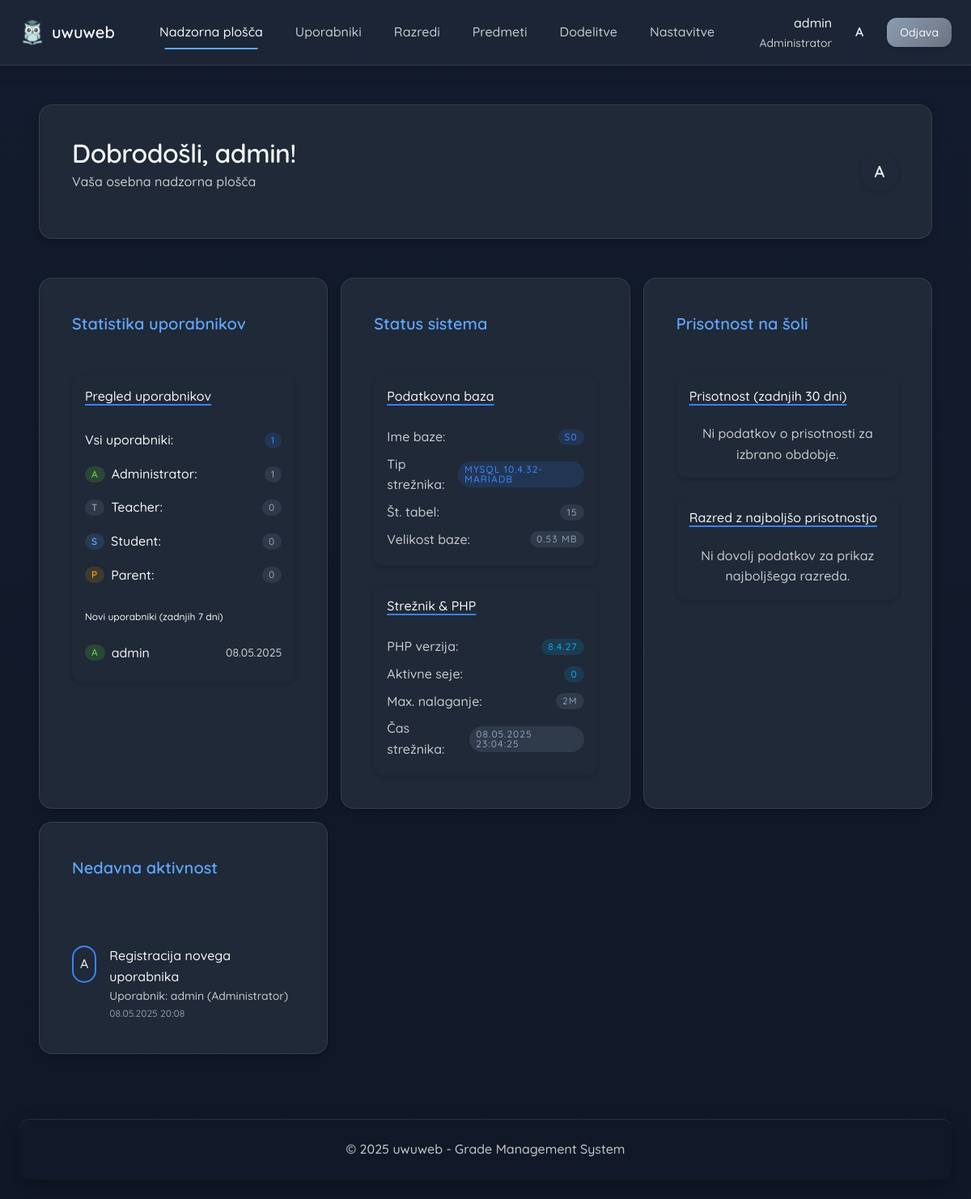
/dashboard.php (signed in), run on the app's committed database.
### tables this page shows
CREATE TABLE roles
(
    role_id INT AUTO_INCREMENT PRIMARY KEY,
    name VARCHAR(50) NOT NULL
);

CREATE TABLE users
(
    user_id   INT AUTO_INCREMENT PRIMARY KEY,
    username  VARCHAR(50)  NOT NULL UNIQUE,
    pass_hash VARCHAR(255) NOT NULL,
    role_id   INT          NOT NULL,
    created_at TIMESTAMP DEFAULT CURRENT_TIMESTAMP,
    FOREIGN KEY (role_id) REFERENCES roles (role_id)
);

### admin/admin_functions.php (the view, shortened to what the rows shown need)
<?php
require_once __DIR__ . '/../includes/auth.php';
require_once __DIR__ . '/../includes/functions.php';
function renderAdminUserStatsWidget(): string
{
    try {
        $db = getDBConnection();
        $roleQuery = "SELECT r.role_id, r.name, COUNT(u.user_id) as count
                     FROM roles r
                     LEFT JOIN users u ON r.role_id = u.role_id
                     GROUP BY r.role_id, r.name
                     ORDER BY r.role_id";
        $roleStmt = $db->query($roleQuery);
        $roleStats = $roleStmt->fetchAll(PDO::FETCH_ASSOC);
        $recentQuery = "SELECT u.user_id, u.username, u.created_at, r.name as role_name
                       FROM users u
                       JOIN roles r ON u.role_id = r.role_id
                       WHERE u.created_at > DATE_SUB(NOW(), INTERVAL 7 DAY)
                       ORDER BY u.created_at DESC
                       LIMIT 5";
        $recentStmt = $db->query($recentQuery);
        $recentUsers = $recentStmt->fetchAll(PDO::FETCH_ASSOC);
        $totalUsers = array_sum(array_column($roleStats, 'count'));
        $output = '<div class="d-flex flex-column h-full">';
        $output .= '<div class="rounded p-0 shadow-sm flex-grow-1 d-flex flex-column">';
        $output .= '<h5 class="m-0 mt-md ml-md mb-sm card-subtitle font-medium border-bottom">Pregled uporabnikov</h5>';
        $output .= '<div class="p-md flex-grow-1" style="overflow-y: auto;">';
        $output .= '<div class="mb-lg">';
        $output .= '<div class="d-flex justify-between items-center py-sm border-bottom">';
        $output .= '<span class="font-medium">Vsi uporabniki:</span>';
        $output .= '<span class="badge badge-primary">' . $totalUsers . '</span>';
        $output .= '</div>';
        foreach ($roleStats as $role) {
            $roleName = strtolower($role['name']);
            $roleClass = match ($roleName) {
                'teacher' => 'role-teacher',
                'student' => 'role-student',
                'parent' => 'role-parent',
                default => 'role-admin',
            };
            $output .= '<div class="d-flex justify-between items-center py-sm border-bottom">';
            $output .= '<div class="d-flex items-center">';
            $output .= '<span class="role-badge ' . $roleClass . ' mr-sm">' . strtoupper(substr($role['name'], 0, 1)) . '</span>';
            $output .= '<span>' . htmlspecialchars(ucfirst($role['name'])) . ':</span>';
            $output .= '</div>';
            $output .= '<span class="badge badge-secondary">' . $role['count'] . '</span>';
            $output .= '</div>';
        }
        $output .= '</div>';
        if (!empty($recentUsers)) {
            $output .= '<div class="mt-lg">';
            $output .= '<h6 class="font-medium mb-md">Novi uporabniki (zadnjih 7 dni)</h6>';
            foreach ($recentUsers as $user) {
                $roleName = strtolower($user['role_name']);
                $roleClass = match ($roleName) {
                    'teacher' => 'role-teacher',
                    'student' => 'role-student',
                    'parent' => 'role-parent',
                    default => 'role-admin',
                };
                $output .= '<div class="d-flex justify-between items-center py-sm border-bottom">';
                $output .= '<div class="d-flex items-center">';
                $output .= '<span class="role-badge ' . $roleClass . ' mr-sm">' . strtoupper(substr($user['role_name'], 0, 1)) . '</span>';
                $output .= '<span>' . htmlspecialchars($user['username']) . '</span>';
                $output .= '</div>';
                $output .= '<span class="text-sm text-secondary">' . date('d.m.Y', strtotime($user['created_at'])) . '</span>';
                $output .= '</div>';
            }
            $output .= '</div>';
        } elseif (empty($roleStats)) $output .= '<p class="text-secondary text-center">Ni podatkov o uporabnikih.</p>';
        $output .= '</div>';
        $output .= '</div>';
        $output .= '</div>';
        return $output;
    } catch (Exception $e) {
        error_log("Error in renderAdminUserStatsWidget: " . $e->getMessage());
        return renderPlaceholderWidget('Napaka pri pridobivanju podatkov o uporabnikih.');
    }
}

### dashboard.php (shortened to what the rows shown need)
<?php
require_once 'includes/auth.php';
require_once 'includes/functions.php';
$userRole = getUserRole();
if ($userRole === ROLE_ADMIN) require_once 'admin/admin_functions.php'; elseif ($userRole === ROLE_TEACHER) require_once 'teacher/teacher_functions.php';
elseif ($userRole === ROLE_STUDENT) require_once 'student/student_functions.php';
elseif ($userRole === ROLE_PARENT) require_once 'parent/parent_functions.php';
require_once 'includes/header.php';
$userRole = getUserRole();
$widgets = getWidgetsByRole($userRole);
$userInfo = getUserInfo($_SESSION['user_id']);
?>
<div class="container py-lg">
    <div class="card mb-lg shadow page-transition">
        <div class="d-flex justify-between items-center px-md py-md">
            <div>
                <h1 class="mt-0 mb-xs">
                    Dobrodošli, <?= htmlspecialchars($userInfo['first_name'] ?? $_SESSION['username']) ?>!</h1>
            </div>
        </div>
    </div>
    <div class="dashboard-grid gap-md">
        <?php foreach ($widgets as $key => $widget): ?>
            <div class="card card-entrance shadow">
                <div class="card__title px-md py-md">
                    <?= htmlspecialchars($widget['title']) ?>
                </div>
                <div class="card__content px-md py-md">
                    <?php
                    if (function_exists($widget['function'])) echo call_user_func($widget['function']); else echo '<p class="text-disabled">Vsebina pripomočka ni na voljo</p>';
                    ?>
                </div>
            </div>
        <?php endforeach; ?>
    </div>

### includes/functions.php (shortened to what the rows shown need)
<?php
require_once __DIR__ . '/auth.php';
function getUserInfo(int $userId): ?array
{
    try {
        $db = getDBConnection();
        $db->beginTransaction();
        $query = "SELECT u.user_id, u.username, u.role_id, r.name as role_name
                  FROM users u
                  JOIN roles r ON u.role_id = r.role_id
                  WHERE u.user_id = :user_id";
        $stmt = $db->prepare($query);
        $stmt->bindParam(':user_id', $userId, PDO::PARAM_INT);
        $stmt->execute();
        $user = $stmt->fetch(PDO::FETCH_ASSOC);
        $db->commit();
        return $user;
    } catch (PDOException $e) {
        if (isset($db) && $db->inTransaction()) $db->rollBack();
        error_log("Database error in getUserInfo: " . $e->getMessage());
        return null;
    }
}
function getWidgetsByRole(int $role): array
{
    $widgets = [];
    switch ($role) {
        case 1:
            $widgets[] = [
                'title' => 'Statistika uporabnikov',
                'function' => 'renderAdminUserStatsWidget'
            ];
            $widgets[] = [
                'title' => 'Status sistema',
                'function' => 'renderAdminSystemStatusWidget'
            ];
            $widgets[] = [
                'title' => 'Prisotnost na šoli',
                'function' => 'renderAdminAttendanceWidget'
            ];
            $widgets[] = [
                'title' => 'Nedavna aktivnost',
                'function' => 'renderRecentActivityWidget'
            ];
            break;
    }
    return $widgets;
}
function renderRecentActivityWidget(): string
{
    $roleId = getUserRole();
    try {
        $db = getDBConnection();
        $activities = [];
        $limit = 5;
        switch ($roleId) {
            case 1:
                $query = "SELECT 'user_activity' as type, u.username, r.name as role_name,
                          u.created_at as activity_date, 'Registracija novega uporabnika' as description
                          FROM users u
                          JOIN roles r ON u.role_id = r.role_id
                          ORDER BY u.created_at DESC
                          LIMIT :limit";
                $stmt = $db->prepare($query);
                $stmt->bindParam(':limit', $limit, PDO::PARAM_INT);
                $stmt->execute();
                $activities = $stmt->fetchAll(PDO::FETCH_ASSOC);
                break;
        }
        $html = '</div><ul class="list-unstyled m-0 rounded">';
        foreach ($activities as $activity) {
            $html .= '<li class="d-flex items-start gap-md p-md' . (next($activities) ? ' border-bottom' : '') . '">';
            switch ($roleId) {
                case 1:
                    $iconClass = 'profile-admin';
                    $html .= '<div class="rounded-full p-sm ' . $iconClass . ' text-white">A</div>';
                    $html .= '<div class="flex-grow-1">';
                    $html .= '<span class="font-medium d-block">' . htmlspecialchars($activity['description']) . '</span>';
                    $html .= '<span class="text-sm text-secondary d-block">Uporabnik: ' . htmlspecialchars($activity['username']) .
                        ' (' . htmlspecialchars($activity['role_name']) . ')</span>';
                    $html .= '<span class="text-xs text-disabled d-block">' . date('d.m.Y H:i', strtotime($activity['activity_date'])) . '</span>';
                    $html .= '</div>';
                    break;
            }
            $html .= '</li>';
        }
        $html .= '</ul>';
        return $html;
    } catch (PDOException $e) {
        error_log("Database error in renderRecentActivityWidget: " . $e->getMessage());
        return renderPlaceholderWidget('Napaka pri pridobivanju podatkov o nedavnih aktivnostih.');
    }
}

### data on the page
roles: name "A", name "Administrator", count "1"
roles: name "T", name "Teacher", count "0"
roles: name "S", name "Student", count "0"
roles: name "P", name "Parent", count "0"
users: role.name "A", username "admin", created_at "08.05.2025", description "Registracija novega uporabnika", role.name "Administrator", created_at "08.05.2025 20:08"

### other printed values
$username "admin"
$roleName "Administrator"
mb_substr($username, 0, 1) "A"
$userInfo['first_name'] "admin"
$_SESSION['username'][0] "A"
$widget['title'] "Statistika uporabnikov"
$totalUsers "1"
$widget['title'] "Status sistema"
$item['label'] "Ime baze:"
$item['value'] "S0"
$item['label'] "Tip strežnika:"
$item['value'] "MYSQL 10.4.32-MARIADB"
$item['label'] "Št. tabel:"
$item['value'] "15"
$item['label'] "Velikost baze:"
